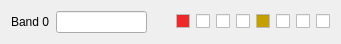
   <widget class="QWidget" name="layoutWidget">
    <property name="geometry">
     <rect>
      <x>10</x>
      <y>40</y>
      <width>341</width>
      <height>27</height>
     </rect>
    </property>
    <layout class="QHBoxLayout" name="horizontalLayout_2">
     <item>
      <widget class="QLabel" name="label_3">
       <property name="text">
        <string>Band 0</string>
       </property>
      </widget>
     </item>
     <item>
      <widget class="QLineEdit" name="lineEdit">
       <property name="sizePolicy">
        <sizepolicy hsizetype="Expanding" vsizetype="Fixed">
         <horstretch>0</horstretch>
         <verstretch>0</verstretch>
        </sizepolicy>
       </property>
       <property name="focusPolicy">
        <enum>Qt::StrongFocus</enum>
       </property>
      </widget>
     </item>
     <item>
      <spacer name="horizontalSpacer_2">
       <property name="orientation">
        <enum>Qt::Horizontal</enum>
       </property>
       <property name="sizeHint" stdset="0">
        <size>
         <width>40</width>
         <height>20</height>
        </size>
       </property>
      </spacer>
     </item>
     <item>
      <widget class="QCheckBox" name="checkBox_1">
       <property name="sizePolicy">
        <sizepolicy hsizetype="Fixed" vsizetype="Fixed">
         <horstretch>0</horstretch>
         <verstretch>0</verstretch>
        </sizepolicy>
       </property>
       <property name="palette">
        <palette>
         <active>
          <colorrole role="Base">
           <brush brushstyle="SolidPattern">
            <color alpha="255">
             <red>239</red>
             <green>41</green>
             <blue>41</blue>
            </color>
           </brush>
          </colorrole>
         </active>
         <inactive>
          <colorrole role="Base">
           <brush brushstyle="SolidPattern">
            <color alpha="255">
             <red>239</red>
             <green>41</green>
             <blue>41</blue>
            </color>
           </brush>
          </colorrole>
         </inactive>
         <disabled>
          <colorrole role="Base">
           <brush brushstyle="SolidPattern">
            <color alpha="255">
             <red>239</red>
             <green>235</green>
             <blue>231</blue>
            </color>
           </brush>
          </colorrole>
         </disabled>
        </palette>
       </property>
       <property name="focusPolicy">
        <enum>Qt::NoFocus</enum>
       </property>
       <property name="text">
        <string notr="true"/>
       </property>
      </widget>
     </item>
     <item>
      <widget class="QCheckBox" name="checkBox_2">
       <property name="sizePolicy">
        <sizepolicy hsizetype="Fixed" vsizetype="Fixed">
         <horstretch>0</horstretch>
         <verstretch>0</verstretch>
        </sizepolicy>
       </property>
       <property name="focusPolicy">
        <enum>Qt::NoFocus</enum>
       </property>
       <property name="text">
        <string notr="true"/>
       </property>
      </widget>
     </item>
     <item>
      <widget class="QCheckBox" name="checkBox_3">
       <property name="sizePolicy">
        <sizepolicy hsizetype="Fixed" vsizetype="Fixed">
         <horstretch>0</horstretch>
         <verstretch>0</verstretch>
        </sizepolicy>
       </property>
       <property name="focusPolicy">
        <enum>Qt::NoFocus</enum>
       </property>
       <property name="text">
        <string notr="true"/>
       </property>
      </widget>
     </item>
     <item>
      <widget class="QCheckBox" name="checkBox_4">
       <property name="sizePolicy">
        <sizepolicy hsizetype="Fixed" vsizetype="Fixed">
         <horstretch>0</horstretch>
         <verstretch>0</verstretch>
        </sizepolicy>
       </property>
       <property name="focusPolicy">
        <enum>Qt::NoFocus</enum>
       </property>
       <property name="text">
        <string notr="true"/>
       </property>
      </widget>
     </item>
     <item>
      <widget class="QCheckBox" name="checkBox_5">
       <property name="sizePolicy">
        <sizepolicy hsizetype="Fixed" vsizetype="Fixed">
         <horstretch>0</horstretch>
         <verstretch>0</verstretch>
        </sizepolicy>
       </property>
       <property name="palette">
        <palette>
         <active>
          <colorrole role="Base">
           <brush brushstyle="SolidPattern">
            <color alpha="255">
             <red>196</red>
             <green>160</green>
             <blue>0</blue>
            </color>
           </brush>
          </colorrole>
         </active>
         <inactive>
          <colorrole role="Base">
           <brush brushstyle="SolidPattern">
            <color alpha="255">
             <red>196</red>
             <green>160</green>
             <blue>0</blue>
            </color>
           </brush>
          </colorrole>
         </inactive>
         <disabled>
          <colorrole role="Base">
           <brush brushstyle="SolidPattern">
            <color alpha="255">
             <red>239</red>
             <green>235</green>
             <blue>231</blue>
            </color>
           </brush>
          </colorrole>
         </disabled>
        </palette>
       </property>
       <property name="focusPolicy">
        <enum>Qt::NoFocus</enum>
       </property>
       <property name="text">
        <string notr="true"/>
       </property>
      </widget>
     </item>
     <item>
      <widget class="QCheckBox" name="checkBox_6">
       <property name="sizePolicy">
        <sizepolicy hsizetype="Fixed" vsizetype="Fixed">
         <horstretch>0</horstretch>
         <verstretch>0</verstretch>
        </sizepolicy>
       </property>
       <property name="focusPolicy">
        <enum>Qt::NoFocus</enum>
       </property>
       <property name="text">
        <string notr="true"/>
       </property>
      </widget>
     </item>
     <item>
      <widget class="QCheckBox" name="checkBox_7">
       <property name="sizePolicy">
        <sizepolicy hsizetype="Fixed" vsizetype="Fixed">
         <horstretch>0</horstretch>
         <verstretch>0</verstretch>
        </sizepolicy>
       </property>
       <property name="focusPolicy">
        <enum>Qt::NoFocus</enum>
       </property>
       <property name="text">
        <string notr="true"/>
       </property>
      </widget>
     </item>
     <item>
      <widget class="QCheckBox" name="checkBox_8">
       <property name="sizePolicy">
        <sizepolicy hsizetype="Fixed" vsizetype="Fixed">
         <horstretch>0</horstretch>
         <verstretch>0</verstretch>
        </sizepolicy>
       </property>
       <property name="focusPolicy">
        <enum>Qt::NoFocus</enum>
       </property>
       <property name="text">
        <string notr="true"/>
       </property>
      </widget>
     </item>
    </layout>
   </widget>
